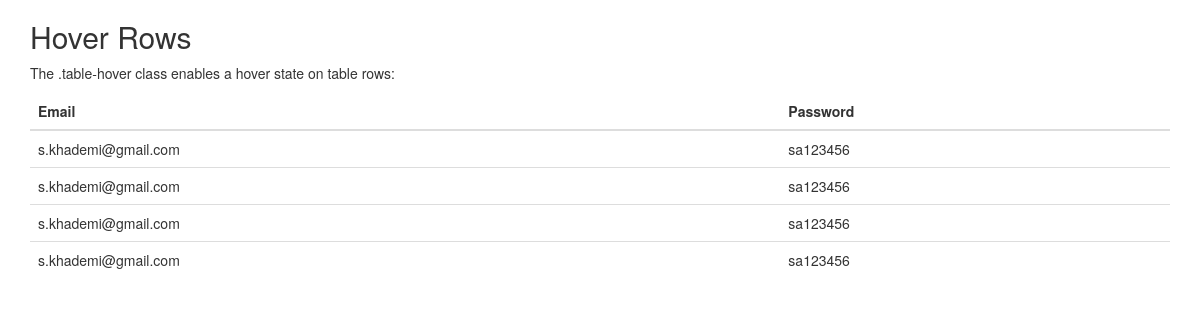
Page /home/datatabel/ on the earlier database version.
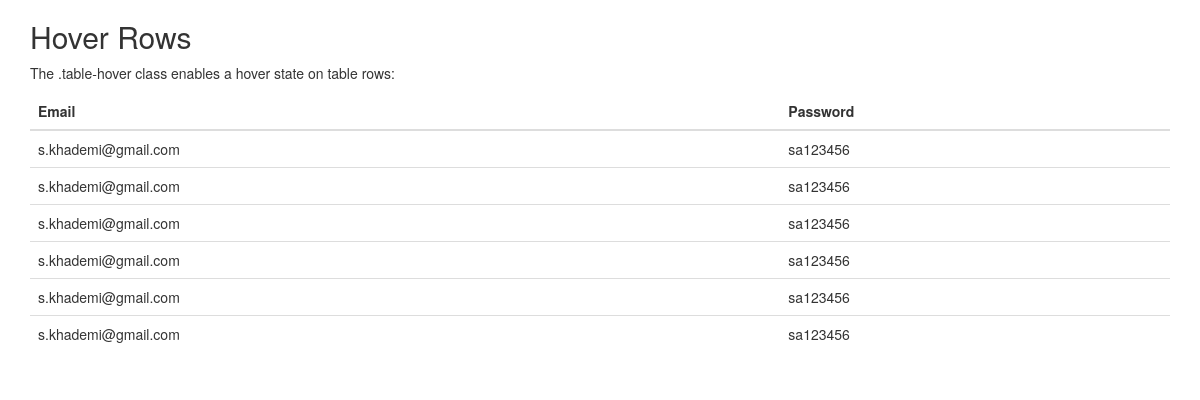
Same page on the later database version.
### home/models.py (models this page shows)
class User(models.Model):
    Email = models.CharField(max_length=50)
    Password = models.CharField(max_length=15)

### home/views.py (the view)
# urls.py: path('datatabel/', views.datatabel, name='دیتاهای ثبت شده'),
def datatabel(request):
    alldata=models.User.objects.all()
    return render(request=request, template_name='datatabel.html', context={"alldata":alldata})

### home/templates/datatabel.html (shortened to what this page needs)
<!DOCTYPE html>
<html lang="en">
<head>
  <link rel="stylesheet" href="https://maxcdn.bootstrapcdn.com/bootstrap/3.4.1/css/bootstrap.min.css">
</head>
<body>
<div class="container">
  <h2>Hover Rows</h2>
  <p>The .table-hover class enables a hover state on table rows:</p>
  <table class="table table-hover">
    <thead>
      <tr>
        <th>Email</th>
        <th>Password</th>
      </tr>
    </thead>
    <tbody>
    {% for item in alldata %}
      <tr>
        <td>{{item.Email}}</td>
        <td>{{item.Password}}</td>
      </tr>
    {% endfor %}
    </tbody>
  </table>
</div>
</body>
</html>

Differences in the rows shown:
added User: Email "s.khademi@gmail.com", Password "sa123456"
added User: Email "s.khademi@gmail.com", Password "sa123456"
